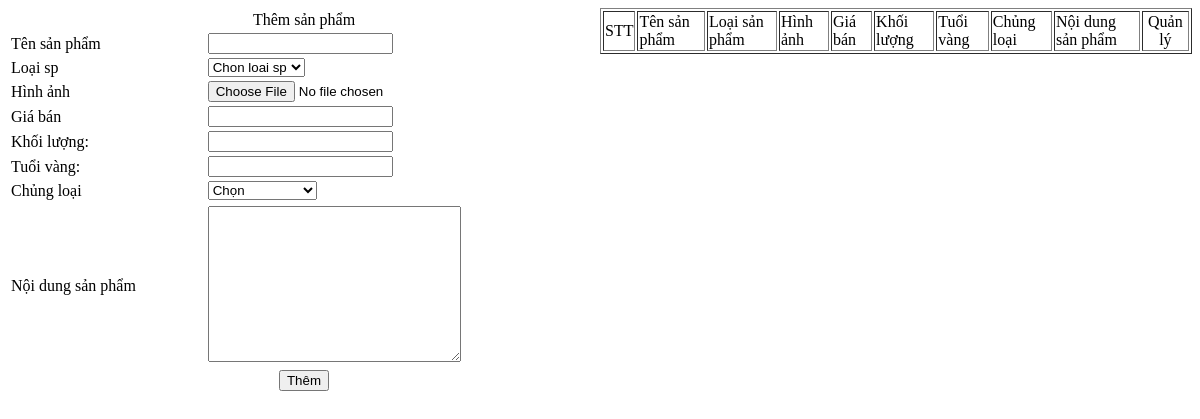
The page /admin/module/sanpham/them.php on the database as committed earlier.
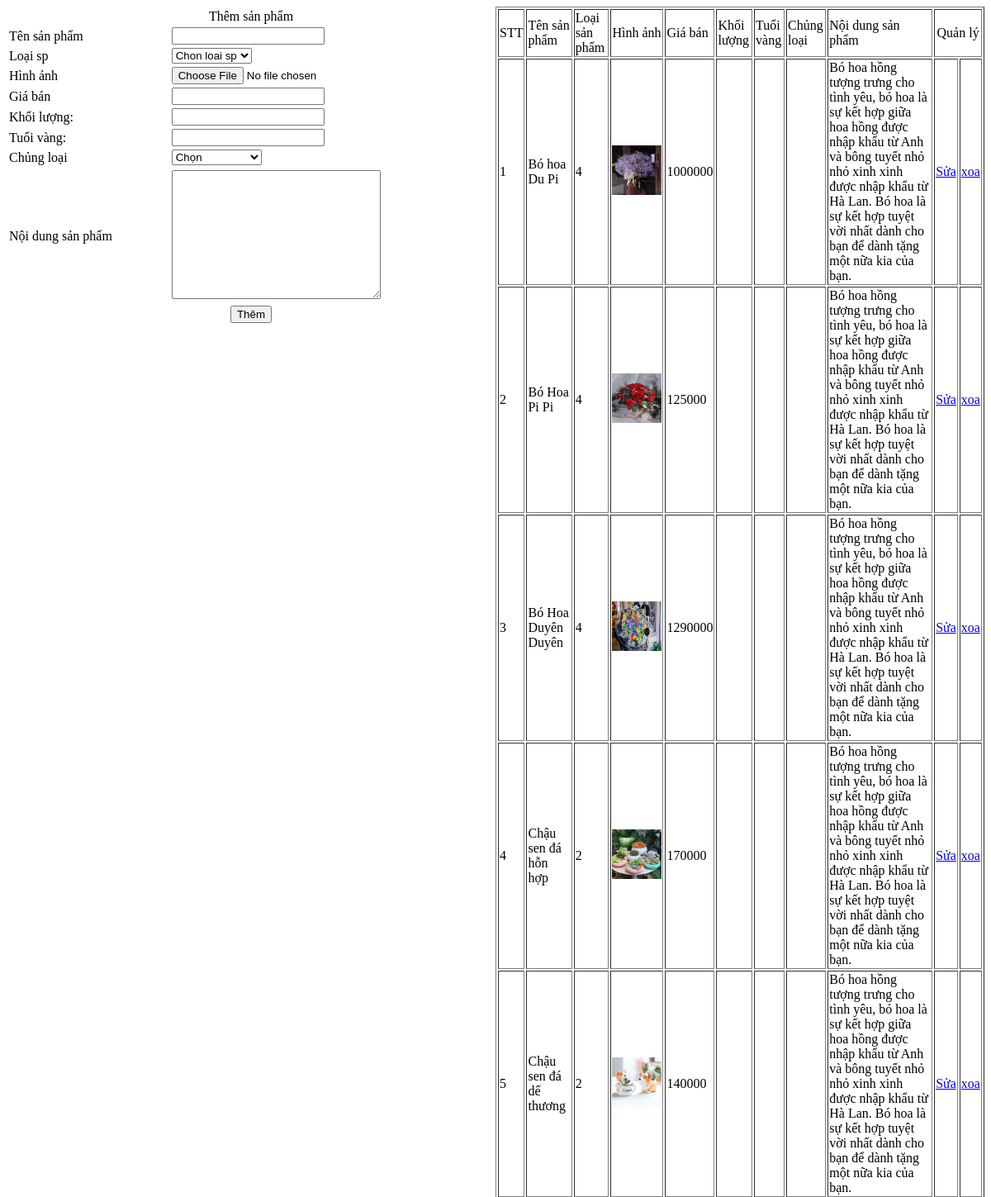
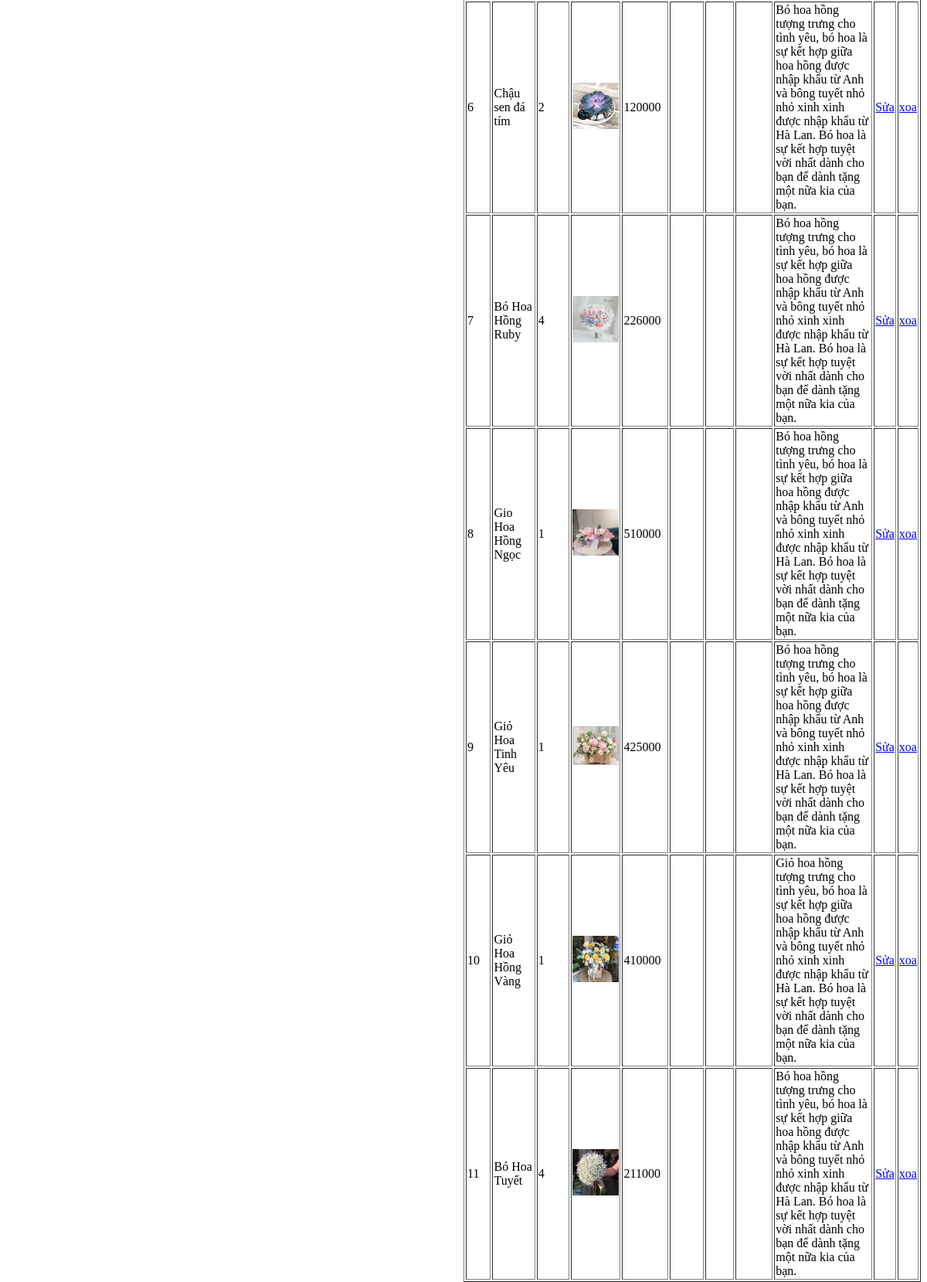
The same page on the database as committed later (2 pictures, top to bottom).
### tables this page shows
CREATE TABLE `sanpham` (
  `idsp` int(11) NOT NULL,
  `tensp` varchar(256) NOT NULL,
  `hinhanh` varchar(256) NOT NULL,
  `idloaisp` int(11) NOT NULL,
  `gia` int(11) NOT NULL,
  `noidung` varchar(256) NOT NULL
);

### admin/module/sanpham/them.php (the view, shortened to what this page needs)
<!doctype html>
<html>
<head>
<form action="module/sanpham/xuli.php" method="post" enctype="multipart/form-data">
<table width="50%" align="left" padding="5px" >
	<tr>
		<td colspan="2"><div align="center">Thêm sản phẩm</div></td>
	</tr>
	<tr>
		<td>Tên sản phẩm</td>
		<td><input type="text" name="tensp"></td>
	</tr>
		<tr>
			<td>Loại sp</td>
			<td><Select name="loaisp">
				<option>Chon loai sp</option>
	<tr>
		<td>Hình ảnh</td>
		<td><input type="file" name="hinhanh"></td>
	</tr>
	<tr>
		<td>Giá bán</td>
		<td><input type="text" name="giadexuat"></td>
	</tr>
	<tr>
		<td>Khối lượng:</td>
		<td><input type="text" name="khoiluong"></td>
	</tr>
	<tr>
		<td>Tuổi vàng:</td>
		<td><input type="text" name="tuoivang"></td>
	</tr>
	<tr>
			<td>Chủng loại</td>
			<td><Select name="chungloaisp">
				<option>Chọn</option>
	<tr>
	<tr>
		<td>Nội dung sản phẩm</td>
		<td><textarea name="mota" cols="29" rows="10"></textarea></td>
	</tr>
	<tr>
		<td colspan="2">
			<div align="center">
				<input type="submit" name="them" id="them" value="Thêm">
			</div>
		</td>
	</tr>
</table>
</form>
</head>
<body>
</body>
</html>
<?php
$servername = "localhost";
$username = "root";
$password = "";
$dbname = "new";
$conn = mysqli_connect($servername, $username, $password, $dbname);
$sql="select * from sanpham order by idsp desc";
$run = mysqli_query($conn,$sql);
?>
 <table width="50%" border="1" align="right">
	<tr>
		<td>STT</td>
		<td>Tên sản phẩm</td>
		<td>Loại sản phẩm</td>
		<td>Hình ảnh</td>
		<td>Giá bán</td>
		<td>Khối lượng</td>
		<td>Tuổi vàng</td>
		<td>Chủng loại</td>
		<td>Nội dung sản phẩm</td>
		<td colspan="2" align="center">Quản lý</td>
	</tr>
	<?php
		$i=1;
		while($dong= mysqli_fetch_array($run)) {
	?>
	<tr>
		<td><?php echo $i; ?></td>
		<td><?php echo $dong['tensp']; ?></td>
		<td><?php echo $dong['idloaisp']; ?></td>
		<td><img src="module/sanpham/img/<?php echo $dong['hinhanh']?>" width="60" height="60"></td>
		<td><?php echo $dong['gia']; ?></td>
		<td><?php echo $dong['khoiluong']; ?></td>
		<td><?php echo $dong['tuoivang']; ?></td>
		<td><?php echo $dong['chungloai']; ?></td>
		<td><?php echo $dong['noidung']; ?></td>
		<td><a href="tc.php?sanpham=quanlisanpham&ac=sua&id=<?php echo $dong['idsp'] ?>">Sửa</a></td>
		<td><a href="module/sanpham/xuli.php?id=<?php echo $dong['idsp']?>"> xoa </a></td>
	</tr>
	<?php
		$i++;
		}
	?>
</table>

Rows that differ between the two databases and show on the page:
added sanpham: tensp "Bó hoa Du Pi", idloaisp "4", hinhanh (picture), gia "1000000", noidung "Bó hoa hồng tượng trưng cho tình yêu, bó hoa là sự kết hợp giữa hoa hồng được nhập khẩu từ Anh và bông tuyết nhỏ nhỏ xinh xinh được nhập khẩu từ Hà Lan. Bó hoa là sự kết hợp tuyệt vời nhất dành cho bạn để dành tặng một nữa kia của bạn."
added sanpham: tensp "Bó Hoa Pi Pi", idloaisp "4", hinhanh (picture), gia "125000", noidung "Bó hoa hồng tượng trưng cho tình yêu, bó hoa là sự kết hợp giữa hoa hồng được nhập khẩu từ Anh và bông tuyết nhỏ nhỏ xinh xinh được nhập khẩu từ Hà Lan. Bó hoa là sự kết hợp tuyệt vời nhất dành cho bạn để dành tặng một nữa kia của bạn."
added sanpham: tensp "Bó Hoa Duyên Duyên", idloaisp "4", hinhanh (picture), gia "1290000", noidung "Bó hoa hồng tượng trưng cho tình yêu, bó hoa là sự kết hợp giữa hoa hồng được nhập khẩu từ Anh và bông tuyết nhỏ nhỏ xinh xinh được nhập khẩu từ Hà Lan. Bó hoa là sự kết hợp tuyệt vời nhất dành cho bạn để dành tặng một nữa kia của bạn."
added sanpham: tensp "Chậu sen đá hỗn hợp", idloaisp "2", hinhanh (picture), gia "170000", noidung "Bó hoa hồng tượng trưng cho tình yêu, bó hoa là sự kết hợp giữa hoa hồng được nhập khẩu từ Anh và bông tuyết nhỏ nhỏ xinh xinh được nhập khẩu từ Hà Lan. Bó hoa là sự kết hợp tuyệt vời nhất dành cho bạn để dành tặng một nữa kia của bạn."
added sanpham: tensp "Chậu sen đá dể thương", idloaisp "2", hinhanh (picture), gia "140000", noidung "Bó hoa hồng tượng trưng cho tình yêu, bó hoa là sự kết hợp giữa hoa hồng được nhập khẩu từ Anh và bông tuyết nhỏ nhỏ xinh xinh được nhập khẩu từ Hà Lan. Bó hoa là sự kết hợp tuyệt vời nhất dành cho bạn để dành tặng một nữa kia của bạn."
added sanpham: tensp "Chậu sen đá tím", idloaisp "2", hinhanh (picture), gia "120000", noidung "Bó hoa hồng tượng trưng cho tình yêu, bó hoa là sự kết hợp giữa hoa hồng được nhập khẩu từ Anh và bông tuyết nhỏ nhỏ xinh xinh được nhập khẩu từ Hà Lan. Bó hoa là sự kết hợp tuyệt vời nhất dành cho bạn để dành tặng một nữa kia của bạn."
added sanpham: tensp "Bó Hoa Hồng Ruby", idloaisp "4", hinhanh (picture), gia "226000", noidung "Bó hoa hồng tượng trưng cho tình yêu, bó hoa là sự kết hợp giữa hoa hồng được nhập khẩu từ Anh và bông tuyết nhỏ nhỏ xinh xinh được nhập khẩu từ Hà Lan. Bó hoa là sự kết hợp tuyệt vời nhất dành cho bạn để dành tặng một nữa kia của bạn."
added sanpham: tensp "Gio Hoa Hồng Ngọc", idloaisp "1", hinhanh (picture), gia "510000", noidung "Bó hoa hồng tượng trưng cho tình yêu, bó hoa là sự kết hợp giữa hoa hồng được nhập khẩu từ Anh và bông tuyết nhỏ nhỏ xinh xinh được nhập khẩu từ Hà Lan. Bó hoa là sự kết hợp tuyệt vời nhất dành cho bạn để dành tặng một nữa kia của bạn."
added sanpham: tensp "Giỏ Hoa Tinh Yêu", idloaisp "1", hinhanh (picture), gia "425000", noidung "Bó hoa hồng tượng trưng cho tình yêu, bó hoa là sự kết hợp giữa hoa hồng được nhập khẩu từ Anh và bông tuyết nhỏ nhỏ xinh xinh được nhập khẩu từ Hà Lan. Bó hoa là sự kết hợp tuyệt vời nhất dành cho bạn để dành tặng một nữa kia của bạn."
added sanpham: tensp "Giỏ Hoa Hồng Vàng", idloaisp "1", hinhanh (picture), gia "410000", noidung "Giỏ hoa hồng tượng trưng cho tình yêu, bó hoa là sự kết hợp giữa hoa hồng được nhập khẩu từ Anh và bông tuyết nhỏ nhỏ xinh xinh được nhập khẩu từ Hà Lan. Bó hoa là sự kết hợp tuyệt vời nhất dành cho bạn để dành tặng một nữa kia của bạn."
added sanpham: tensp "Bó Hoa Tuyết", idloaisp "4", hinhanh (picture), gia "211000", noidung "Bó hoa hồng tượng trưng cho tình yêu, bó hoa là sự kết hợp giữa hoa hồng được nhập khẩu từ Anh và bông tuyết nhỏ nhỏ xinh xinh được nhập khẩu từ Hà Lan. Bó hoa là sự kết hợp tuyệt vời nhất dành cho bạn để dành tặng một nữa kia của bạn."
